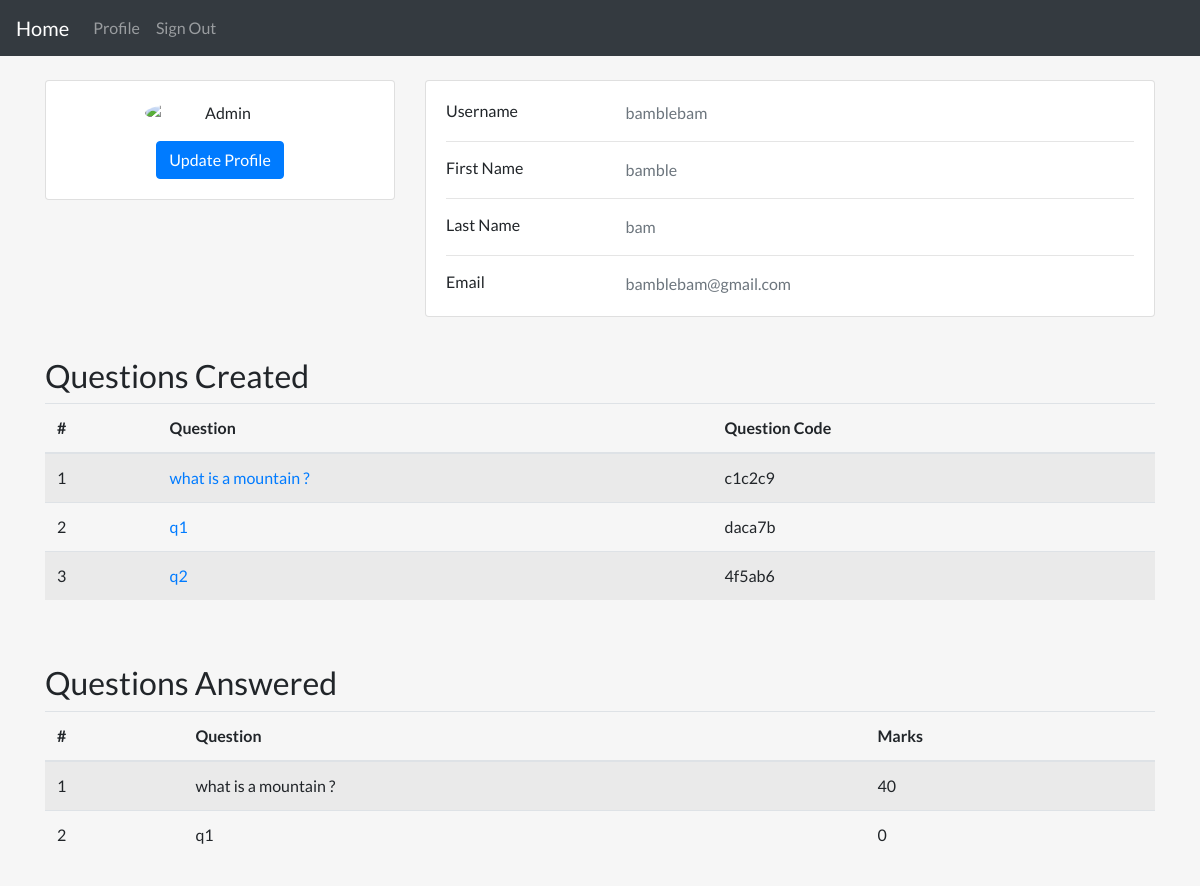
The page /dashboard/ (signed in) on the database its author committed.
### user_auth/models.py (models this page shows, shortened)
class User(AbstractUser):
    first_name = models.CharField(max_length=200, null=True, blank=True)
    last_name = models.CharField(max_length=200, null=True, blank=True)
    username = models.CharField(max_length=200, unique=True)
    email = models.CharField(max_length=200, unique=True)
    slug = models.SlugField()
    is_teacher = models.BooleanField(default=False)

### quiz/models.py (models this page shows, shortened)
class Question(models.Model):
    author = models.ForeignKey(User, on_delete=models.CASCADE)
    title = models.CharField(max_length=200)
    model_answer = models.TextField(null=True)
    question_code = models.CharField(max_length=200, default=uuid4().hex[:6])
    slug = models.SlugField(max_length=255, null=True)
    date_added = models.DateTimeField(auto_now_add=True, null=True, blank=True)

class Response(models.Model):
    user = models.ForeignKey(User, null=False, on_delete=models.CASCADE)
    question = models.ForeignKey(
        Question, on_delete=models.CASCADE, related_name='responses')
    body = models.TextField(null=False)
    marks = models.IntegerField(default=0, validators=[
                                MinValueValidator(0), MaxValueValidator(100)])
    slug = models.SlugField(max_length=255, null=True)
    date_added = models.DateTimeField(auto_now_add=True, null=True, blank=True)

### user_auth/views.py (the view)
# urls.py: path("dashboard/", views.dashboard, name="dashboard"),
@login_required
def dashboard(request):
    user = request.user
    questions_created = Question.objects.filter(
        author=user).order_by("-date_added")
    questions_responded = Response.objects.filter(
        user=user).order_by("-date_added")
    context = {
        'questions': questions_created,
        'responses': questions_responded
    }
    return render(request, 'custom/dashboard.html', context=context)

### user_auth/templates/custom/dashboard.html
{% extends 'layouts/normal_page.html' %}
{% block content %}
<div class="container my-4">
    <div class="main-body">
        <div class="row gutters-sm">
            <div class="col-md-4 mb-3">
                <div class="card">
                    <div class="card-body">
                        <div class="d-flex flex-column align-items-center text-center">
                            <img src="https://bootdey.com/img/Content/avatar/avatar7.png" alt="Admin"
                                class="rounded-circle" width="150">
                            <div class="mt-3">
                                <a href="{% url 'user-update' request.user.slug %}" class="btn btn-primary">Update
                                    Profile</a>
                            </div>
                        </div>
                    </div>
                </div>
            </div>
            <div class="col-md-8">
                <div class="card mb-3">
                    <div class="card-body">
                        <div class="row">
                            <div class="col-sm-3">
                                <h6 class="mb-0">Username</h6>
                            </div>
                            <div class="col-sm-9 text-secondary">
                                {{request.user.username}}
                            </div>
                        </div>
                        <hr>
                        <div class="row">
                            <div class="col-sm-3">
                                <h6 class="mb-0">First Name</h6>
                            </div>
                            <div class="col-sm-9 text-secondary">
                                {{request.user.first_name}}
                            </div>
                        </div>
                        <hr>
                        <div class="row">
                            <div class="col-sm-3">
                                <h6 class="mb-0">Last Name</h6>
                            </div>
                            <div class="col-sm-9 text-secondary">
                                {{request.user.last_name}}
                            </div>
                        </div>
                        <hr>
                        <div class="row">
                            <div class="col-sm-3">
                                <h6 class="mb-0">Email</h6>
                            </div>
                            <div class="col-sm-9 text-secondary">
                                {{request.user.email}}
                            </div>
                        </div>
                    </div>
                </div>
            </div>
        </div>
    </div>
</div>
<div class="container my-4">
    {% if questions|length %}
    <h2>Questions Created</h2>
    <table class="table table-striped">
        <thead>
            <tr>
                <th scope="col">#</th>
                <th scope="col">Question</th>
                <th scope="col">Question Code</th>
            </tr>
        </thead>
        <tbody>
            {% for question in questions %}
            <tr>
                <td>{{forloop.counter}}</td>
                <td><a href="{% url 'responses' question.slug %}">{{question.title}}</a></td>
                <td>{{question.question_code}}</td>
            </tr>
            {% endfor %}
        </tbody>
    </table>
    <br>
    {% endif %}
</div>
<div class="container my-4">
    {% if responses|length %}
    <h2>Questions Answered</h2>
    <table class="table table-striped">
        <thead>
            <tr>
                <th scope="col">#</th>
                <th scope="col">Question</th>
                <th scope="col">Marks</th>
            </tr>
        </thead>
        <tbody>
            {% for response in responses %}
            <tr>
                <td>{{forloop.counter}}</td>
                <td>{{response.question.title}}</td>
                <td>{{response.marks}}</td>
            </tr>
            {% endfor %}
        </tbody>
    </table>
    <br>
    {% endif %}
</div>
{% endblock %}

### static/css/normal_styles.css (style rules this page uses)
body, html { height: 100%; -webkit-box-sizing: border-box; box-sizing: border-box; background-color: #f6f6f6; font-family: "Lato", sans-serif; }

### rows shown on the page
User: user.username "bamblebam", user.first_name "bamble", user.last_name "bam", user.email "bamblebam@gmail.com"
Question: title "what is a mountain ?", question_code "c1c2c9"
Question: title "q1", question_code "daca7b"
Question: title "q2", question_code "4f5ab6"
Response: question "what is a mountain ?", marks "40"
Response: question "q1", marks "0"
